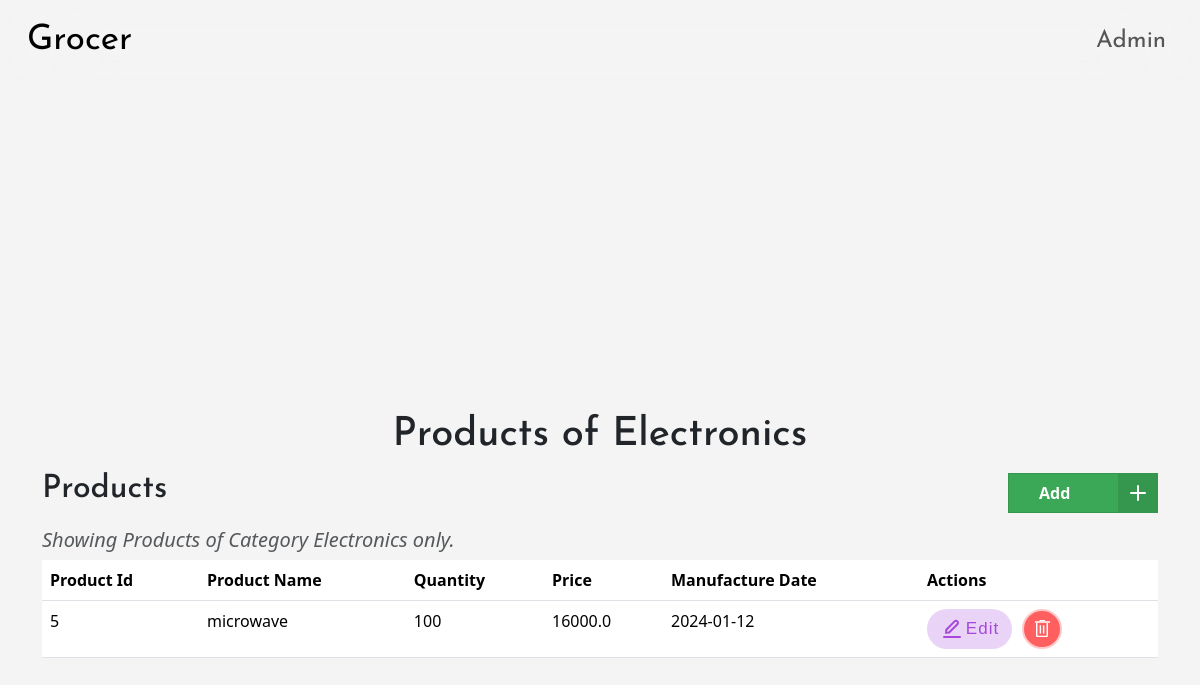
The page /category/2/show (signed in) on the database its author committed.
### models.py (models this page shows, shortened)
class User(db.Model):
    __tablename__ = 'user'
    id = db.Column(db.Integer, primary_key=True)
    username = db.Column(db.String(32), unique=True, nullable=False)
    passhash = db.Column(db.String(512), nullable=False)
    name = db.Column(db.String(64), nullable=True)
    if_admin = db.Column(db.Boolean, nullable=False, default=False)
    @property
    def password(self):
        raise AttributeError('password is not a readable attribute')

class Category(db.Model):
    __tablename__ = 'category'
    id = db.Column(db.Integer, primary_key=True)
    name = db.Column(db.String(64), nullable=False)
    products = db.relationship('Product', backref='category', lazy=True)

class Product(db.Model):
    __tablename__ = 'product'
    id = db.Column(db.Integer, primary_key=True)
    name = db.Column(db.String(64), nullable=False)
    category_id = db.Column(db.Integer, db.ForeignKey('category.id'),nullable=False)
    quantity = db.Column(db.Integer, nullable=False)
    price = db.Column(db.Float, nullable=False)
    man_date = db.Column(db.Date, nullable=False)

### routes.py (the view)
@app.route('/category/<int:id>/show')
@admin_required
def show_category(id):
    return render_template('category/show.html', user=User.query.get(session['user_id']), category=Category.query.get(id))

### routes.py (called while the page is built)
def admin_required(func):
    @wraps(func)
    def inner(*args, **kwargs):
        if 'user_id' not in session:
            flash('You need to login first.')
            return redirect(url_for('login'))
        user = User.query.get(session['user_id'])
        if not user.if_admin:
            flash('You are not authorized to view this page because you are not admin.')
            return redirect(url_for('index'))
        return func(*args, **kwargs)
    return inner

### templates/category/show.html (shortened to what this page needs)
{% extends 'layout.html' %}
{% block content %}
    <h1>Products of {{category.name}}</h1>
    <div class="heading">
        <h2>Products</h2>
        <a type="button" class="button" href="{{url_for('add_product', category_id=category.id)}}">
            <span class="button__text">Add </span>
            <span class="button__icon">
                <svg xmlns="http://www.w3.org/2000/svg" width="24" viewBox="0 0 24 24" stroke-width="2" stroke-linejoin="round" stroke-linecap="round" stroke="currentColor" height="24" fill="none" class="svg">
                    <line y2="19" y1="5" x2="12" x1="12"></line>
                    <line y2="12" y1="12" x2="19" x1="5"></line>
                </svg>
            </span>
        </a>
    </div>
    <h5 class="text-muted">
        <em>
            Showing Products of Category {{category.name}} only.
        </em>
    </h5>
    <table class="table">
        <thead>
            <tr>
                <th>Product Id</th>
                <th>Product Name</th>
                <th>Quantity</th>
                <th>Price</th>
                <th>Manufacture Date</th>
                <th>Actions</th>
            </tr>
        </thead>
        <tbody>
            {% for product in category.products %}
                <tr>
                    <td>{{product.id}}</td>
                    <td>{{product.name}}</td>
                    <td>{{product.quantity}}</td>
                    <td>{{product.price}}</td>
                    <td>{{product.man_date}}</td>
                    <td style="vertical-align: middle;">
                        <div class="action-buttons">
                            <a class="button-e" href="{{url_for('edit_product', id=product.id)}}">
                                <span class="label">Edit</span>
                            </a>
                            <a class="bin-button" href="{{url_for('delete_product', id=product.id)}}">
                                <svg xmlns="http://www.w3.org/2000/svg" fill="none" viewBox="0 0 39 7" class="bin-top">
                                    <line stroke-width="4" stroke="white" y2="5" x2="39" y1="5"></line>
                                    <line stroke-width="3" stroke="white" y2="1.5" x2="26.0357" y1="1.5" x1="12"></line>
                                </svg>
                            </a>
                        </div>
                    </td>
                </tr>
            {% endfor %}
        </tbody>
    </table>
{% endblock %}

### templates/nav.html (shortened to what this page needs)
<nav class="navbar navbar-expand-lg">
  <header >
        <div class="container-fluid  ">
          <a class="navbar-brand" href="/">Grocer</a>
          <div class="logside collapse navbar-collapse" id="navbarNav">
            <ul class="navbar-nav">
              {% if user %}
              <li class="nav-item">
                <a class="nav-link" href="{{url_for('profile')}}">
                  {{user.username | capitalize }}
                </a>
              </li>
              {% endif %}
            </ul>
          </div>
        </div>
      </header>
  </nav>

### templates/layout.html (style rules this page uses)
body { margin: 0; padding: 0; }
body { top:83px; min-height: 184vh; display: flex; flex-direction: column; align-items:flex-start; justify-content: center; background-color: #f4f4f4; margin: 0; }

### templates/category/show.html (style rules this page uses)
.heading { display: flex; justify-content: space-between; align-items: center; margin-top: 1%; }
h1 { text-align: center; font-family: 'Josefin Sans', sans-serif; margin-top: -325px; }
h2 { text-align: center; font-family: 'Josefin Sans', sans-serif; }
h5 { margin-top: 1%; }
.button { position: relative; width: 150px; height: 40px; cursor: pointer; display: flex; align-items: center; border: 1px solid #34974d; background-color: #3aa856; text-decoration: none; }
.button, .button__icon, .button__text { transition: all 0.3s; }
.button .button__text { transform: translateX(30px); color: #fff; font-weight: 600; }
.button .button__icon { position: absolute; transform: translateX(109px); height: 100%; width: 39px; background-color: #34974d; display: flex; align-items: center; justify-content: center; }
.button .svg { width: 30px; stroke: #fff; }
.bin-button { display: flex; flex-direction: column; align-items: center; justify-content: center; width: 40px; height: 40px; border-radius: 50%; background-color: rgb(255, 95, 95); cursor: pointer; border: 2px solid rgb(255, 201, 201); transition-duration: 0.3s; position: relative; overflow: hidden; }
.bin-bottom { width: 12px; z-index: 2; }
.bin-top { width: 15px; transform-origin: right; transition-duration: 0.3s; z-index: 2; }
.button-e { display: flex; justify-content: center; align-items: center; padding: 8px 12px; gap: 2px; height: 40px; width: 85px; border: none; background: #a549da3d; border-radius: 20px; cursor: pointer; text-decoration: none; }
.label { line-height: 22px; font-size: 17px; color: #A649DA; font-family: sans-serif; letter-spacing: 1px; }
.action-buttons { display: flex; gap: 10px; }

### templates/nav.html (style rules this page uses)
.nav-item { padding-right: 12px; }
.navbar-brand { position: fixed; top: 0; left: 1%; z-index: 1000; width: 12%; background-color: inherit; font-family: 'Josefin Sans', sans-serif; font-size: 35px; padding: 15px; }
.container-fluid { position: fixed; top: 0; right: 0; transform: translateX(0); display: flex; flex-direction: row; height: 83px; background-color: inherit; backdrop-filter: blur(50px); border-radius: 9px; z-index: 1000; font-family: 'Josefin Sans', sans-serif; font-size: 25px; }
.navbar-nav { position: fixed; top: 13px; right: 1%; transform: translateX(0); display: flex; flex-direction: row; padding: 2px; background-color: inherit; border-radius: 9px; z-index: 1000; font-family: 'Josefin Sans', sans-serif; font-size: 24px; }

### rows shown on the page
User: username "Admin"
Category: name "Electronics"
Product: id "5", name "microwave", quantity "100", price "16000.0", man_date "2024-01-12"
